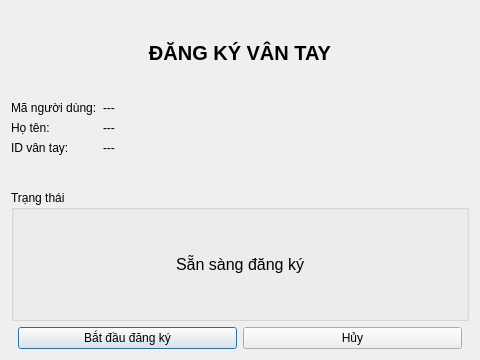
<?xml version="1.0" encoding="UTF-8"?>
<ui version="4.0">
 <class>FingerprintEnrollDialog</class>
 <widget class="QDialog" name="FingerprintEnrollDialog">
  <property name="geometry">
   <rect>
    <x>0</x>
    <y>0</y>
    <width>480</width>
    <height>360</height>
   </rect>
  </property>

  <property name="windowTitle">
   <string>Đăng ký vân tay</string>
  </property>

  <layout class="QVBoxLayout" name="mainLayout">

   <item>
    <widget class="QLabel" name="labelTitle">
     <property name="text">
      <string>ĐĂNG KÝ VÂN TAY</string>
     </property>
     <property name="alignment">
      <set>Qt::AlignCenter</set>
     </property>
     <property name="styleSheet">
      <string notr="true">font-size: 20px; font-weight: bold;</string>
     </property>
    </widget>
   </item>

   <item>
    <layout class="QFormLayout" name="infoLayout">

     <item row="0" column="0">
      <widget class="QLabel" name="labelUserCode">
       <property name="text">
        <string>Mã người dùng:</string>
       </property>
      </widget>
     </item>

     <item row="0" column="1">
      <widget class="QLabel" name="lbUserCode">
       <property name="text">
        <string>---</string>
       </property>
      </widget>
     </item>

     <item row="1" column="0">
      <widget class="QLabel" name="labelUserName">
       <property name="text">
        <string>Họ tên:</string>
       </property>
      </widget>
     </item>

     <item row="1" column="1">
      <widget class="QLabel" name="lbUserName">
       <property name="text">
        <string>---</string>
       </property>
      </widget>
     </item>

     <item row="2" column="0">
      <widget class="QLabel" name="labelFingerprintID">
       <property name="text">
        <string>ID vân tay:</string>
       </property>
      </widget>
     </item>

     <item row="2" column="1">
      <widget class="QLabel" name="lbFingerprintID">
       <property name="text">
        <string>---</string>
       </property>
      </widget>
     </item>

    </layout>
   </item>

   <item>
    <widget class="QGroupBox" name="groupStatus">
     <property name="title">
      <string>Trạng thái</string>
     </property>

     <layout class="QVBoxLayout">

      <item>
       <widget class="QLabel" name="lbStatus">
        <property name="minimumSize">
         <size>
          <width>0</width>
          <height>90</height>
         </size>
        </property>

        <property name="text">
         <string>Sẵn sàng đăng ký</string>
        </property>

        <property name="alignment">
         <set>Qt::AlignCenter</set>
        </property>

        <property name="styleSheet">
         <string notr="true">font-size: 16px;</string>
        </property>
       </widget>
      </item>

     </layout>
    </widget>
   </item>

   <item>
    <layout class="QHBoxLayout" name="buttonLayout">

     <item>
      <spacer name="horizontalSpacer">
       <property name="orientation">
        <enum>Qt::Horizontal</enum>
       </property>
       <property name="sizeType">
        <enum>QSizePolicy::Expanding</enum>
       </property>
      </spacer>
     </item>

     <item>
      <widget class="QPushButton" name="btnStart">
       <property name="text">
        <string>Bắt đầu đăng ký</string>
       </property>
      </widget>
     </item>

     <item>
      <widget class="QPushButton" name="btnCancel">
       <property name="text">
        <string>Hủy</string>
       </property>
      </widget>
     </item>

     <item>
      <spacer name="horizontalSpacer2">
       <property name="orientation">
        <enum>Qt::Horizontal</enum>
       </property>
       <property name="sizeType">
        <enum>QSizePolicy::Expanding</enum>
       </property>
      </spacer>
     </item>

    </layout>
   </item>

  </layout>
 </widget>

 <resources/>
 <connections/>
</ui>
